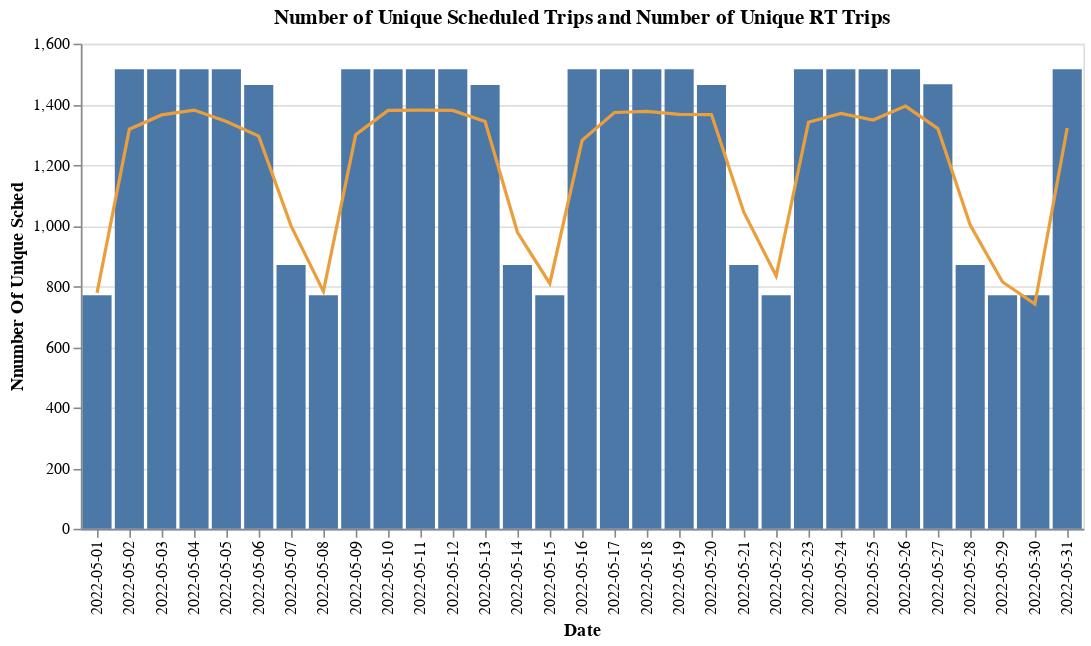

The notebook cell saved with this chart:
### Code cell
base = alt.Chart(may).encode(x=alt.X('date:O', title=_dla_utils.labeling('date')))

bar = base.mark_bar().encode(y=alt.Y('nunique_sched:Q', title=_dla_utils.labeling('nunique_sched')))

line =  base.mark_line(color='#EB9F3C').encode(
    y='nunique_rt:Q'
)

(bar + line).properties(title="Number of Unique Scheduled Trips and Number of Unique RT Trips")

### Figure 1 — Vega-Lite specification as saved in the notebook (floating-point values rounded to 4 significant figures)
{"config": {"view": {"continuousWidth": 400, "continuousHeight": 300}}, "layer": [{"mark": "bar", "encoding": {"x": {"field": "date", "title": "Date", "type": "ordinal"}, "y": {"field": "nunique_sched", "title": "Nnumber Of Unique Sched", "type": "quantitative"}}}, {"mark": {"type": "line", "color": "#EB9F3C"}, "encoding": {"x": {"field": "date", "title": "Date", "type": "ordinal"}, "y": {"field": "nunique_rt", "type": "quantitative"}}}], "data": {"name": "data-2c841eea15fab1a84d1d364f489fe4aa"}, "title": "Number of Unique Scheduled Trips and Number of Unique RT Trips", "$schema": "https://vega.github.io/schema/vega-lite/v4.17.0.json", "datasets": {"data-2c841eea15fab1a84d1d364f489fe4aa": [{"date": "2022-05-01", "pct_trips_ran": 0.6844, "n_have_rt": 527, "n_missing_rt": 252, "unmatched_rt": 244, "nunique_sched": 770, "nunique_rt": 778}, {"date": "2022-05-02", "pct_trips_ran": 0.7051, "n_have_rt": 1069, "n_missing_rt": 252, "unmatched_rt": 450, "nunique_sched": 1516, "nunique_rt": 1318}, {"date": "2022-05-03", "pct_trips_ran": 0.9716, "n_have_rt": 1473, "n_missing_rt": 0, "unmatched_rt": 151, "nunique_sched": 1516, "nunique_rt": 1365}, {"date": "2022-05-04", "pct_trips_ran": 0.9809, "n_have_rt": 1487, "n_missing_rt": 0, "unmatched_rt": 135, "nunique_sched": 1516, "nunique_rt": 1381}, {"date": "2022-05-05", "pct_trips_ran": 0.9598, "n_have_rt": 1455, "n_missing_rt": 0, "unmatched_rt": 173, "nunique_sched": 1516, "nunique_rt": 1343}, {"date": "2022-05-06", "pct_trips_ran": 0.9508, "n_have_rt": 1392, "n_missing_rt": 0, "unmatched_rt": 169, "nunique_sched": 1464, "nunique_rt": 1295}, {"date": "2022-05-07", "pct_trips_ran": 0.6989, "n_have_rt": 608, "n_missing_rt": 395, "unmatched_rt": 266, "nunique_sched": 870, "nunique_rt": 999}, {"date": "2022-05-08", "pct_trips_ran": 0.6545, "n_have_rt": 504, "n_missing_rt": 283, "unmatched_rt": 269, "nunique_sched": 770, "nunique_rt": 783}, {"date": "2022-05-09", "pct_trips_ran": 0.6992, "n_have_rt": 1060, "n_missing_rt": 247, "unmatched_rt": 463, "nunique_sched": 1516, "nunique_rt": 1300}, {"date": "2022-05-10", "pct_trips_ran": 0.9776, "n_have_rt": 1482, "n_missing_rt": 0, "unmatched_rt": 136, "nunique_sched": 1516, "nunique_rt": 1380}, {"date": "2022-05-11", "pct_trips_ran": 0.9776, "n_have_rt": 1482, "n_missing_rt": 0, "unmatched_rt": 135, "nunique_sched": 1516, "nunique_rt": 1381}, {"date": "2022-05-12", "pct_trips_ran": 0.9782, "n_have_rt": 1483, "n_missing_rt": 0, "unmatched_rt": 136, "nunique_sched": 1516, "nunique_rt": 1380}, {"date": "2022-05-13", "pct_trips_ran": 0.9829, "n_have_rt": 1439, "n_missing_rt": 0, "unmatched_rt": 121, "nunique_sched": 1464, "nunique_rt": 1343}, {"date": "2022-05-14", "pct_trips_ran": 0.6943, "n_have_rt": 604, "n_missing_rt": 378, "unmatched_rt": 270, "nunique_sched": 870, "nunique_rt": 978}, {"date": "2022-05-15", "pct_trips_ran": 0.6844, "n_have_rt": 527, "n_missing_rt": 286, "unmatched_rt": 244, "nunique_sched": 770, "nunique_rt": 809}, {"date": "2022-05-16", "pct_trips_ran": 0.6794, "n_have_rt": 1030, "n_missing_rt": 255, "unmatched_rt": 488, "nunique_sched": 1516, "nunique_rt": 1281}, {"date": "2022-05-17", "pct_trips_ran": 0.9749, "n_have_rt": 1478, "n_missing_rt": 0, "unmatched_rt": 143, "nunique_sched": 1516, "nunique_rt": 1373}, {"date": "2022-05-18", "pct_trips_ran": 0.9815, "n_have_rt": 1488, "n_missing_rt": 0, "unmatched_rt": 139, "nunique_sched": 1516, "nunique_rt": 1377}, {"date": "2022-05-19", "pct_trips_ran": 0.9736, "n_have_rt": 1476, "n_missing_rt": 0, "unmatched_rt": 149, "nunique_sched": 1516, "nunique_rt": 1367}, {"date": "2022-05-20", "pct_trips_ran": 1.001, "n_have_rt": 1466, "n_missing_rt": 0, "unmatched_rt": 98, "nunique_sched": 1464, "nunique_rt": 1366}, {"date": "2022-05-21", "pct_trips_ran": 0.7379, "n_have_rt": 642, "n_missing_rt": 414, "unmatched_rt": 235, "nunique_sched": 870, "nunique_rt": 1044}, {"date": "2022-05-22", "pct_trips_ran": 0.7052, "n_have_rt": 543, "n_missing_rt": 292, "unmatched_rt": 227, "nunique_sched": 770, "nunique_rt": 834}, {"date": "2022-05-23", "pct_trips_ran": 0.7216, "n_have_rt": 1094, "n_missing_rt": 255, "unmatched_rt": 430, "nunique_sched": 1516, "nunique_rt": 1341}, {"date": "2022-05-24", "pct_trips_ran": 0.9716, "n_have_rt": 1473, "n_missing_rt": 0, "unmatched_rt": 146, "nunique_sched": 1516, "nunique_rt": 1370}, {"date": "2022-05-25", "pct_trips_ran": 0.9565, "n_have_rt": 1450, "n_missing_rt": 0, "unmatched_rt": 168, "nunique_sched": 1516, "nunique_rt": 1348}, {"date": "2022-05-26", "pct_trips_ran": 0.9868, "n_have_rt": 1496, "n_missing_rt": 0, "unmatched_rt": 122, "nunique_sched": 1516, "nunique_rt": 1394}, {"date": "2022-05-27", "pct_trips_ran": 0.9666, "n_have_rt": 1417, "n_missing_rt": 0, "unmatched_rt": 146, "nunique_sched": 1466, "nunique_rt": 1320}, {"date": "2022-05-28", "pct_trips_ran": 0.7069, "n_have_rt": 615, "n_missing_rt": 391, "unmatched_rt": 258, "nunique_sched": 870, "nunique_rt": 1002}, {"date": "2022-05-29", "pct_trips_ran": 0.726, "n_have_rt": 559, "n_missing_rt": 259, "unmatched_rt": 214, "nunique_sched": 770, "nunique_rt": 814}, {"date": "2022-05-30", "pct_trips_ran": 1.039, "n_have_rt": 800, "n_missing_rt": 0, "unmatched_rt": 29, "nunique_sched": 770, "nunique_rt": 741}, {"date": "2022-05-31", "pct_trips_ran": 0.7038, "n_have_rt": 1067, "n_missing_rt": 256, "unmatched_rt": 449, "nunique_sched": 1516, "nunique_rt": 1322}]}}
